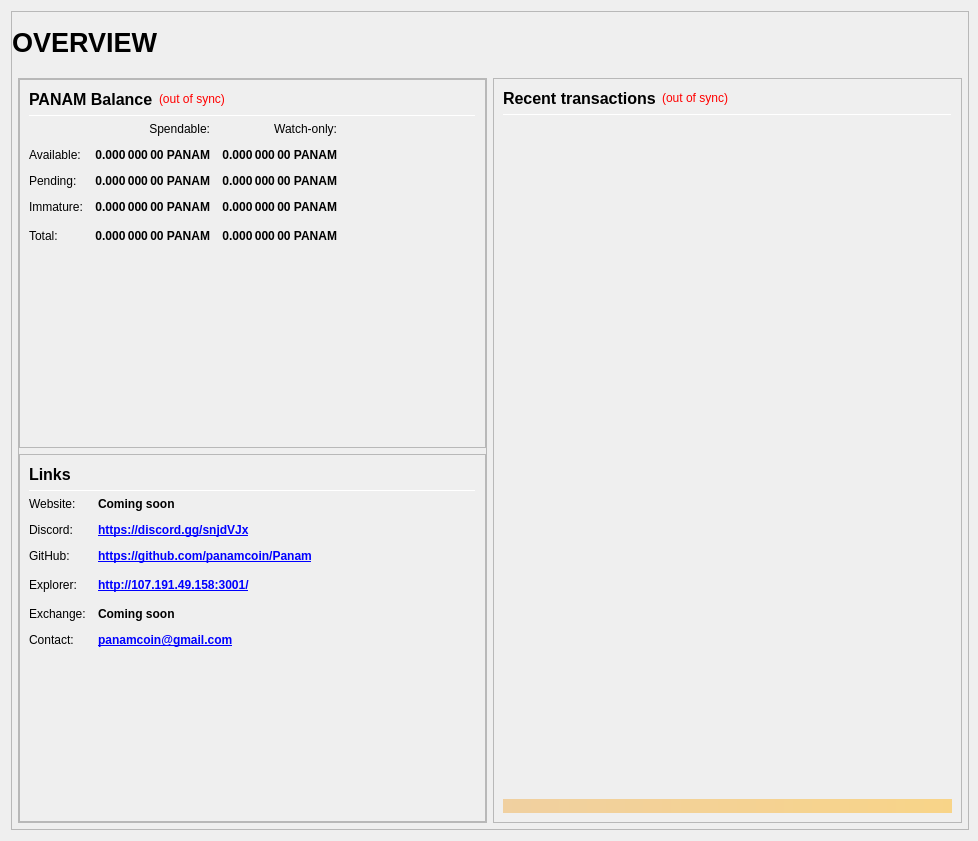
<?xml version="1.0" encoding="UTF-8"?>
<ui version="4.0">
 <class>OverviewPage</class>
 <widget class="QWidget" name="OverviewPage">
  <property name="geometry">
   <rect>
    <x>0</x>
    <y>0</y>
    <width>978</width>
    <height>841</height>
   </rect>
  </property>
  <property name="minimumSize">
   <size>
    <width>960</width>
    <height>682</height>
   </size>
  </property>
  <property name="windowTitle">
   <string>Form</string>
  </property>
  <layout class="QVBoxLayout" name="topLayout" stretch="1">
   <property name="rightMargin">
    <number>9</number>
   </property>
   <item>
    <widget class="QFrame" name="frame_BG">
     <property name="minimumSize">
      <size>
       <width>850</width>
       <height>610</height>
      </size>
     </property>
     <property name="maximumSize">
      <size>
       <width>16777215</width>
       <height>16777215</height>
      </size>
     </property>
     <property name="frameShape">
      <enum>QFrame::StyledPanel</enum>
     </property>
     <property name="frameShadow">
      <enum>QFrame::Raised</enum>
     </property>
     <layout class="QVBoxLayout" name="verticalLayout_3" stretch="1">
      <property name="leftMargin">
       <number>0</number>
      </property>
      <property name="topMargin">
       <number>0</number>
      </property>
      <property name="rightMargin">
       <number>0</number>
      </property>
      <property name="bottomMargin">
       <number>6</number>
      </property>
      <item>
       <layout class="QVBoxLayout" name="verticalLayout_Master" stretch="0,1">
        <property name="leftMargin">
         <number>0</number>
        </property>
        <property name="topMargin">
         <number>0</number>
        </property>
        <property name="rightMargin">
         <number>0</number>
        </property>
        <property name="bottomMargin">
         <number>0</number>
        </property>
        <item>
         <widget class="QFrame" name="frame_Header">
          <layout class="QVBoxLayout" name="verticalLayout_Header" stretch="0">
           <property name="leftMargin">
            <number>0</number>
           </property>
           <property name="topMargin">
            <number>0</number>
           </property>
           <property name="rightMargin">
            <number>0</number>
           </property>
           <property name="bottomMargin">
            <number>0</number>
           </property>
           <item>
            <layout class="QHBoxLayout" name="horizontalLayout_Header" stretch="1,0,1">
             <property name="spacing">
              <number>6</number>
             </property>
             <item>
              <widget class="QLabel" name="labelOverviewHeaderLeft">
               <property name="minimumSize">
                <size>
                 <width>464</width>
                 <height>60</height>
                </size>
               </property>
               <property name="maximumSize">
                <size>
                 <width>16777215</width>
                 <height>60</height>
                </size>
               </property>
               <property name="font">
                <font>
                 <pointsize>20</pointsize>
                 <weight>75</weight>
                 <bold>true</bold>
                </font>
               </property>
               <property name="text">
                <string>OVERVIEW</string>
               </property>
               <property name="alignment">
                <set>Qt::AlignLeading|Qt::AlignLeft|Qt::AlignVCenter</set>
               </property>
              </widget>
             </item>
             <item>
              <spacer name="horizontalSpacer_Header">
               <property name="orientation">
                <enum>Qt::Horizontal</enum>
               </property>
               <property name="sizeHint" stdset="0">
                <size>
                 <width>40</width>
                 <height>20</height>
                </size>
               </property>
              </spacer>
             </item>
             <item>
              <widget class="QLabel" name="labelOverviewHeaderRight">
               <property name="minimumSize">
                <size>
                 <width>464</width>
                 <height>60</height>
                </size>
               </property>
               <property name="maximumSize">
                <size>
                 <width>16777215</width>
                 <height>60</height>
                </size>
               </property>
               <property name="font">
                <font>
                 <pointsize>14</pointsize>
                </font>
               </property>
               <property name="text">
                <string/>
               </property>
               <property name="alignment">
                <set>Qt::AlignRight|Qt::AlignTrailing|Qt::AlignVCenter</set>
               </property>
              </widget>
             </item>
            </layout>
           </item>
          </layout>
         </widget>
        </item>
        <item>
         <widget class="QFrame" name="frame_Content">
          <layout class="QVBoxLayout" name="verticalLayout_Content">
           <property name="leftMargin">
            <number>6</number>
           </property>
           <property name="topMargin">
            <number>0</number>
           </property>
           <property name="rightMargin">
            <number>6</number>
           </property>
           <property name="bottomMargin">
            <number>0</number>
           </property>
           <item>
            <layout class="QHBoxLayout" name="horizontalLayout_Content" stretch="1,1">
             <property name="spacing">
              <number>6</number>
             </property>
             <item>
              <layout class="QVBoxLayout" name="verticalLayout_left" stretch="1">
               <item>
                <widget class="QFrame" name="frameObfuscation">
                 <property name="minimumSize">
                  <size>
                   <width>0</width>
                   <height>0</height>
                  </size>
                 </property>
                 <property name="frameShape">
                  <enum>QFrame::StyledPanel</enum>
                 </property>
                 <property name="frameShadow">
                  <enum>QFrame::Raised</enum>
                 </property>
                 <layout class="QVBoxLayout" name="verticalLayout" stretch="0,0,0,0">
                  <property name="leftMargin">
                   <number>0</number>
                  </property>
                  <property name="topMargin">
                   <number>0</number>
                  </property>
                  <property name="rightMargin">
                   <number>0</number>
                  </property>
                  <property name="bottomMargin">
                   <number>0</number>
                  </property>
                  <item>
                   <widget class="QFrame" name="frame_Balances">
                    <property name="frameShape">
                     <enum>QFrame::StyledPanel</enum>
                    </property>
                    <property name="frameShadow">
                     <enum>QFrame::Raised</enum>
                    </property>
                    <layout class="QVBoxLayout" name="verticalLayout_4">
                     <item>
                      <layout class="QHBoxLayout" name="horizontalLayout_4">
                       <item>
                        <widget class="QLabel" name="label_5">
                         <property name="minimumSize">
                          <size>
                           <width>0</width>
                           <height>20</height>
                          </size>
                         </property>
                         <property name="font">
                          <font>
                           <pointsize>12</pointsize>
                           <weight>75</weight>
                           <bold>true</bold>
                          </font>
                         </property>
                         <property name="text">
                          <string>PANAM Balance</string>
                         </property>
                        </widget>
                       </item>
                       <item>
                        <widget class="QLabel" name="labelWalletStatus">
                         <property name="cursor">
                          <cursorShape>WhatsThisCursor</cursorShape>
                         </property>
                         <property name="toolTip">
                          <string>The displayed information may be out of date. Your wallet automatically synchronizes with the KYD network after a connection is established, but this process has not completed yet.</string>
                         </property>
                         <property name="styleSheet">
                          <string notr="true">QLabel { color: red; }</string>
                         </property>
                         <property name="text">
                          <string notr="true">(out of sync)</string>
                         </property>
                         <property name="alignment">
                          <set>Qt::AlignLeading|Qt::AlignLeft|Qt::AlignVCenter</set>
                         </property>
                        </widget>
                       </item>
                       <item>
                        <spacer name="horizontalSpacer_3">
                         <property name="orientation">
                          <enum>Qt::Horizontal</enum>
                         </property>
                         <property name="sizeHint" stdset="0">
                          <size>
                           <width>40</width>
                           <height>20</height>
                          </size>
                         </property>
                        </spacer>
                       </item>
                      </layout>
                     </item>
                     <item>
                      <widget class="Line" name="line_Balance">
                       <property name="minimumSize">
                        <size>
                         <width>0</width>
                         <height>1</height>
                        </size>
                       </property>
                       <property name="maximumSize">
                        <size>
                         <width>16777215</width>
                         <height>1</height>
                        </size>
                       </property>
                       <property name="orientation">
                        <enum>Qt::Horizontal</enum>
                       </property>
                      </widget>
                     </item>
                     <item>
                      <layout class="QGridLayout" name="gridLayout">
                       <property name="spacing">
                        <number>12</number>
                       </property>
                       <item row="0" column="1">
                        <widget class="QLabel" name="labelSpendable">
                         <property name="text">
                          <string>Spendable:</string>
                         </property>
                         <property name="alignment">
                          <set>Qt::AlignRight|Qt::AlignTrailing|Qt::AlignVCenter</set>
                         </property>
                        </widget>
                       </item>
                       <item row="0" column="2">
                        <widget class="QLabel" name="labelWatchonly">
                         <property name="text">
                          <string>Watch-only:</string>
                         </property>
                         <property name="alignment">
                          <set>Qt::AlignRight|Qt::AlignTrailing|Qt::AlignVCenter</set>
                         </property>
                        </widget>
                       </item>
                       <item row="1" column="0">
                        <widget class="QLabel" name="labelBalanceText">
                         <property name="text">
                          <string>Available:</string>
                         </property>
                        </widget>
                       </item>
                       <item row="1" column="1">
                        <widget class="QLabel" name="labelBalance">
                         <property name="font">
                          <font>
                           <weight>75</weight>
                           <bold>true</bold>
                          </font>
                         </property>
                         <property name="cursor">
                          <cursorShape>IBeamCursor</cursorShape>
                         </property>
                         <property name="toolTip">
                          <string>Your current spendable balance</string>
                         </property>
                         <property name="text">
                          <string notr="true">0.000 000 00 PANAM</string>
                         </property>
                         <property name="alignment">
                          <set>Qt::AlignRight|Qt::AlignTrailing|Qt::AlignVCenter</set>
                         </property>
                         <property name="textInteractionFlags">
                          <set>Qt::LinksAccessibleByMouse|Qt::TextSelectableByKeyboard|Qt::TextSelectableByMouse</set>
                         </property>
                        </widget>
                       </item>
                       <item row="1" column="2">
                        <widget class="QLabel" name="labelWatchAvailable">
                         <property name="font">
                          <font>
                           <weight>75</weight>
                           <bold>true</bold>
                          </font>
                         </property>
                         <property name="cursor">
                          <cursorShape>IBeamCursor</cursorShape>
                         </property>
                         <property name="toolTip">
                          <string>Your current balance in watch-only addresses</string>
                         </property>
                         <property name="text">
                          <string notr="true">0.000 000 00 PANAM</string>
                         </property>
                         <property name="alignment">
                          <set>Qt::AlignRight|Qt::AlignTrailing|Qt::AlignVCenter</set>
                         </property>
                         <property name="textInteractionFlags">
                          <set>Qt::LinksAccessibleByMouse|Qt::TextSelectableByKeyboard|Qt::TextSelectableByMouse</set>
                         </property>
                        </widget>
                       </item>
                       <item row="2" column="0">
                        <widget class="QLabel" name="labelPendingText">
                         <property name="text">
                          <string>Pending:</string>
                         </property>
                        </widget>
                       </item>
                       <item row="2" column="1">
                        <widget class="QLabel" name="labelUnconfirmed">
                         <property name="font">
                          <font>
                           <weight>75</weight>
                           <bold>true</bold>
                          </font>
                         </property>
                         <property name="cursor">
                          <cursorShape>IBeamCursor</cursorShape>
                         </property>
                         <property name="toolTip">
                          <string>Total of transactions that have yet to be confirmed, and do not yet count toward the spendable balance</string>
                         </property>
                         <property name="text">
                          <string notr="true">0.000 000 00 PANAM</string>
                         </property>
                         <property name="alignment">
                          <set>Qt::AlignRight|Qt::AlignTrailing|Qt::AlignVCenter</set>
                         </property>
                         <property name="textInteractionFlags">
                          <set>Qt::LinksAccessibleByMouse|Qt::TextSelectableByKeyboard|Qt::TextSelectableByMouse</set>
                         </property>
                        </widget>
                       </item>
                       <item row="2" column="2">
                        <widget class="QLabel" name="labelWatchPending">
                         <property name="font">
                          <font>
                           <weight>75</weight>
                           <bold>true</bold>
                          </font>
                         </property>
                         <property name="cursor">
                          <cursorShape>IBeamCursor</cursorShape>
                         </property>
                         <property name="toolTip">
                          <string>Unconfirmed transactions to watch-only addresses</string>
                         </property>
                         <property name="text">
                          <string notr="true">0.000 000 00 PANAM</string>
                         </property>
                         <property name="alignment">
                          <set>Qt::AlignRight|Qt::AlignTrailing|Qt::AlignVCenter</set>
                         </property>
                         <property name="textInteractionFlags">
                          <set>Qt::LinksAccessibleByMouse|Qt::TextSelectableByKeyboard|Qt::TextSelectableByMouse</set>
                         </property>
                        </widget>
                       </item>
                       <item row="3" column="0">
                        <widget class="QLabel" name="labelImmatureText">
                         <property name="text">
                          <string>Immature:</string>
                         </property>
                        </widget>
                       </item>
                       <item row="3" column="1">
                        <widget class="QLabel" name="labelImmature">
                         <property name="font">
                          <font>
                           <weight>75</weight>
                           <bold>true</bold>
                          </font>
                         </property>
                         <property name="cursor">
                          <cursorShape>IBeamCursor</cursorShape>
                         </property>
                         <property name="toolTip">
                          <string>Staked or masternode rewards that has not yet matured</string>
                         </property>
                         <property name="text">
                          <string notr="true">0.000 000 00 PANAM</string>
                         </property>
                         <property name="alignment">
                          <set>Qt::AlignRight|Qt::AlignTrailing|Qt::AlignVCenter</set>
                         </property>
                         <property name="textInteractionFlags">
                          <set>Qt::LinksAccessibleByMouse|Qt::TextSelectableByKeyboard|Qt::TextSelectableByMouse</set>
                         </property>
                        </widget>
                       </item>
                       <item row="3" column="2">
                        <widget class="QLabel" name="labelWatchImmature">
                         <property name="font">
                          <font>
                           <weight>75</weight>
                           <bold>true</bold>
                          </font>
                         </property>
                         <property name="cursor">
                          <cursorShape>IBeamCursor</cursorShape>
                         </property>
                         <property name="toolTip">
                          <string>Staked or masternode rewards in watch-only addresses that has not yet matured</string>
                         </property>
                         <property name="text">
                          <string notr="true">0.000 000 00 PANAM</string>
                         </property>
                         <property name="alignment">
                          <set>Qt::AlignRight|Qt::AlignTrailing|Qt::AlignVCenter</set>
                         </property>
                         <property name="textInteractionFlags">
                          <set>Qt::LinksAccessibleByMouse|Qt::TextSelectableByKeyboard|Qt::TextSelectableByMouse</set>
                         </property>
                        </widget>
                       </item>
                 
                       <item row="4" column="0">
                        <widget class="QLabel" name="labelTotalText">
                         <property name="toolTip">
                          <string>Your current PANAM balance, unconfirmed and immature transactions included</string>
                         </property>
                         <property name="text">
                          <string>Total:</string>
                         </property>
                        </widget>
                       </item>
                       <item row="4" column="1">
                        <widget class="QLabel" name="labelTotal">
                         <property name="font">
                          <font>
                           <weight>75</weight>
                           <bold>true</bold>
                          </font>
                         </property>
                         <property name="cursor">
                          <cursorShape>IBeamCursor</cursorShape>
                         </property>
                         <property name="toolTip">
                          <string>Your current PANAM balance, unconfirmed and immature transactions included</string>
                         </property>
                         <property name="text">
                          <string notr="true">0.000 000 00 PANAM</string>
                         </property>
                         <property name="alignment">
                          <set>Qt::AlignRight|Qt::AlignTrailing|Qt::AlignVCenter</set>
                         </property>
                         <property name="textInteractionFlags">
                          <set>Qt::LinksAccessibleByMouse|Qt::TextSelectableByKeyboard|Qt::TextSelectableByMouse</set>
                         </property>
                        </widget>
                       </item>
                       <item row="4" column="2">
                        <widget class="QLabel" name="labelWatchTotal">
                         <property name="font">
                          <font>
                           <weight>75</weight>
                           <bold>true</bold>
                          </font>
                         </property>
                         <property name="cursor">
                          <cursorShape>IBeamCursor</cursorShape>
                         </property>
                         <property name="toolTip">
                          <string>Current total balance in watch-only addresses</string>
                         </property>
                         <property name="text">
                          <string notr="true">0.000 000 00 PANAM</string>
                         </property>
                         <property name="alignment">
                          <set>Qt::AlignRight|Qt::AlignTrailing|Qt::AlignVCenter</set>
                         </property>
                         <property name="textInteractionFlags">
                          <set>Qt::LinksAccessibleByMouse|Qt::TextSelectableByKeyboard|Qt::TextSelectableByMouse</set>
                         </property>
                        </widget>
                       </item>
                       <item row="4" column="3">
                        <spacer name="horizontalSpacer_9">
                         <property name="orientation">
                          <enum>Qt::Horizontal</enum>
                         </property>
                         <property name="sizeHint" stdset="0">
                          <size>
                           <width>40</width>
                           <height>20</height>
                          </size>
                         </property>
                        </spacer>
                       </item>
                      </layout>
                     </item>
                     <item>
                      <spacer name="verticalSpacer_3">
                       <property name="orientation">
                        <enum>Qt::Vertical</enum>
                       </property>
                       <property name="sizeHint" stdset="0">
                        <size>
                         <width>20</width>
                         <height>40</height>
                        </size>
                       </property>
                      </spacer>
                     </item>
                    </layout>
                   </widget>
                  </item>
                  <item>
                   <widget class="QFrame" name="frame_Links">
                    <property name="frameShape">
                     <enum>QFrame::StyledPanel</enum>
                    </property>
                    <property name="frameShadow">
                     <enum>QFrame::Raised</enum>
                    </property>
                    <layout class="QVBoxLayout" name="verticalLayout_Links">
                     <item>
                      <layout class="QHBoxLayout" name="horizontalLayout_Links_1" stretch="0,0">
                       <item>
                        <widget class="QLabel" name="label_Links_title">
                         <property name="minimumSize">
                          <size>
                           <width>0</width>
                           <height>20</height>
                          </size>
                         </property>
                         <property name="font">
                          <font>
                           <pointsize>12</pointsize>
                           <weight>75</weight>
                           <bold>true</bold>
                          </font>
                         </property>
                         <property name="text">
                          <string>Links</string>
                         </property>
                        </widget>
                       </item>
                       <item>
                        <spacer name="horizontalSpacer_Links_1">
                         <property name="orientation">
                          <enum>Qt::Horizontal</enum>
                         </property>
                         <property name="sizeHint" stdset="0">
                          <size>
                           <width>40</width>
                           <height>20</height>
                          </size>
                         </property>
                        </spacer>
                       </item>
                      </layout>
                     </item>
                     <item>
                      <widget class="Line" name="line_Links">
                       <property name="minimumSize">
                        <size>
                         <width>0</width>
                         <height>1</height>
                        </size>
                       </property>
                       <property name="maximumSize">
                        <size>
                         <width>16777215</width>
                         <height>1</height>
                        </size>
                       </property>
                       <property name="orientation">
                        <enum>Qt::Horizontal</enum>
                       </property>
                      </widget>
                     </item>
                     <item>
                      <layout class="QGridLayout" name="gridLayout_Links">
                       <property name="spacing">
                        <number>12</number>
                       </property>
                       <item row="1" column="0">
                        <widget class="QLabel" name="labelLinks1">
                         <property name="text">
                          <string>Website:</string>
                         </property>
                        </widget>
                       </item>
                       <item row="1" column="1">
                        <widget class="QLabel" name="labelLinksUrl1">
                         <property name="font">
                          <font>
                           <weight>75</weight>
                           <bold>true</bold>
                          </font>
                         </property>
                         <property name="text">
                          <string> Coming soon</string>
                         </property>
                         <property name="textFormat">
                          <enum>Qt::RichText</enum>
                         </property>
                         <property name="alignment">
                          <set>Qt::AlignLeading|Qt::AlignLeft|Qt::AlignVCenter</set>
                         </property>
                         <property name="openExternalLinks">
                          <bool>true</bool>
                         </property>
                        </widget>
                       </item>
                       <item row="2" column="0">
                        <widget class="QLabel" name="labelLinks2">
                         <property name="text">
                          <string>Discord:</string>
                         </property>
                        </widget>
                       </item>
                       <item row="2" column="1">
                        <widget class="QLabel" name="labelLinksUrl2">
                         <property name="font">
                          <font>
                           <weight>75</weight>
                           <bold>true</bold>
                          </font>
                         </property>
                         <property name="text">
                          <string notr="true">&lt;a href=&quot;https://discord.gg/snjdVJx&quot;&gt;https://discord.gg/snjdVJx&lt;/a&gt;</string>
                         </property>
                         <property name="alignment">
                          <set>Qt::AlignLeading|Qt::AlignLeft|Qt::AlignVCenter</set>
                         </property>
                         <property name="openExternalLinks">
                          <bool>true</bool>
                         </property>
                        </widget>
                       </item>
                       <item row="3" column="0">
                        <widget class="QLabel" name="labelLinks3">
                         <property name="text">
                          <string>GitHub:</string>
                         </property>
                        </widget>
                       </item>
                       <item row="3" column="1">
                        <widget class="QLabel" name="labelLinksUrl3">
                         <property name="font">
                          <font>
                           <weight>75</weight>
                           <bold>true</bold>
                          </font>
                         </property>
                         <property name="text">
                          <string notr="true">&lt;a href=&quot;https://github.com/panamcoin/Panam&quot;&gt;https://github.com/panamcoin/Panam&lt;/a&gt;</string>
                         </property>
                         <property name="alignment">
                           <set>Qt::AlignLeading|Qt::AlignLeft|Qt::AlignVCenter</set>
                         </property>
                         <property name="openExternalLinks">
                          <bool>true</bool>
                         </property>
                        </widget>
                       </item>
                       <item row="4" column="0">
                        <widget class="QLabel" name="labelLinks4">
                         <property name="text">
                          <string>Explorer:</string>
                         </property>
                        </widget>
                       </item>
                       <item row="4" column="1">
                        <widget class="QLabel" name="labelLinksUrl4">
                         <property name="font">
                          <font>
                           <weight>75</weight>
                           <bold>true</bold>
                          </font>
                         </property>
                         <property name="text">
                          <string notr="true">&lt;a href=&quot;http://107.191.49.158:3001/&quot;&gt;http://107.191.49.158:3001/&lt;/a&gt;</string>
                         </property>
                         <property name="alignment">
                           <set>Qt::AlignLeading|Qt::AlignLeft|Qt::AlignVCenter</set>
                         </property>
                         <property name="openExternalLinks">
                          <bool>true</bool>
                         </property>
                        </widget>
                       </item>
                       <item row="4" column="2">
                        <spacer name="horizontalSpacer_Links_2">
                         <property name="orientation">
                          <enum>Qt::Horizontal</enum>
                         </property>
                         <property name="sizeHint" stdset="0">
                          <size>
                           <width>40</width>
                           <height>20</height>
                          </size>
                         </property>
                        </spacer>
                       </item>
                       <item row="5" column="0">
                        <widget class="QLabel" name="labelLinks5">
                         <property name="text">
                          <string>Exchange:</string>
                         </property>
                        </widget>
                       </item>
                       <item row="5" column="1">
                        <widget class="QLabel" name="labelLinksUrl5">
                         <property name="font">
                          <font>
                           <weight>75</weight>
                           <bold>true</bold>
                          </font>
                         </property>
                         <property name="text">
                          <string>Coming soon</string>
                         </property>
                         <property name="alignment">
                           <set>Qt::AlignLeading|Qt::AlignLeft|Qt::AlignVCenter</set>
                         </property>
                         <property name="openExternalLinks">
                          <bool>true</bool>
                         </property>
                        </widget>
                       </item>
                       <item row="6" column="0">
                        <widget class="QLabel" name="labelLinks6">
                         <property name="text">
                          <string>Contact:</string>
                         </property>
                        </widget>
                       </item>
                       <item row="6" column="1">
                        <widget class="QLabel" name="labelLinksUrl6">
                         <property name="font">
                          <font>
                           <weight>75</weight>
                           <bold>true</bold>
                          </font>
                         </property>
                         <property name="text">
                          <string notr="true">&lt;a href=&quot;panamcoin@gmail.com&quot;&gt;panamcoin@gmail.com&lt;/a&gt;</string>
                         </property>
                         <property name="alignment">
                           <set>Qt::AlignLeading|Qt::AlignLeft|Qt::AlignVCenter</set>
                         </property>
                         <property name="openExternalLinks">
                          <bool>true</bool>
                         </property>
                        </widget>
                       </item>
                      </layout>
                     </item>
                     <item>
                      <spacer name="verticalSpacer_4">
                       <property name="orientation">
                        <enum>Qt::Vertical</enum>
                       </property>
                       <property name="sizeHint" stdset="0">
                        <size>
                         <width>20</width>
                         <height>40</height>
                        </size>
                       </property>
                      </spacer>
                     </item>
                    </layout>
                   </widget>
                  </item>
                 </layout>
                </widget>
               </item>
              </layout>
             </item>
             <item>
              <layout class="QVBoxLayout" name="verticalLayout_right" stretch="1">
               <item>
                <widget class="QFrame" name="frame_RecentTransactions">
                 <property name="minimumSize">
                  <size>
                   <width>0</width>
                   <height>0</height>
                  </size>
                 </property>
                 <property name="frameShape">
                  <enum>QFrame::StyledPanel</enum>
                 </property>
                 <property name="frameShadow">
                  <enum>QFrame::Raised</enum>
                 </property>
                 <layout class="QVBoxLayout" name="verticalLayout_1" stretch="0,0,0,0,0">
                  <item>
                   <layout class="QHBoxLayout" name="horizontalLayout_2">
                    <item>
                     <widget class="QLabel" name="label_4">
                      <property name="minimumSize">
                       <size>
                        <width>0</width>
                        <height>20</height>
                       </size>
                      </property>
                      <property name="font">
                       <font>
                        <pointsize>12</pointsize>
                        <weight>75</weight>
                        <bold>true</bold>
                       </font>
                      </property>
                      <property name="text">
                       <string>Recent transactions</string>
                      </property>
                     </widget>
                    </item>
                    <item>
                     <widget class="QLabel" name="labelTransactionsStatus">
                      <property name="cursor">
                       <cursorShape>WhatsThisCursor</cursorShape>
                      </property>
                      <property name="toolTip">
                       <string>The displayed information may be out of date. Your wallet automatically synchronizes with the PANAM network after a connection is established, but this process has not completed yet.</string>
                      </property>
                      <property name="styleSheet">
                       <string notr="true">QLabel { color: red; }</string>
                      </property>
                      <property name="text">
                       <string notr="true">(out of sync)</string>
                      </property>
                      <property name="alignment">
                       <set>Qt::AlignRight|Qt::AlignTrailing|Qt::AlignVCenter</set>
                      </property>
                     </widget>
                    </item>
                    <item>
                     <spacer name="horizontalSpacer">
                      <property name="orientation">
                       <enum>Qt::Horizontal</enum>
                      </property>
                      <property name="sizeHint" stdset="0">
                       <size>
                        <width>40</width>
                        <height>20</height>
                       </size>
                      </property>
                     </spacer>
                    </item>
                   </layout>
                  </item>
                  <item>
                   <widget class="Line" name="line">
                    <property name="minimumSize">
                     <size>
                      <width>0</width>
                      <height>1</height>
                     </size>
                    </property>
                    <property name="maximumSize">
                     <size>
                      <width>16777215</width>
                      <height>1</height>
                     </size>
                    </property>
                    <property name="orientation">
                     <enum>Qt::Horizontal</enum>
                    </property>
                   </widget>
                  </item>
                  <item>
                   <widget class="QListView" name="listTransactions">
                    <property name="minimumSize">
                     <size>
                      <width>0</width>
                      <height>0</height>
                     </size>
                    </property>
                    <property name="styleSheet">
                     <string notr="true">QListView { background: transparent; }</string>
                    </property>
                    <property name="frameShape">
                     <enum>QFrame::NoFrame</enum>
                    </property>
                    <property name="verticalScrollBarPolicy">
                     <enum>Qt::ScrollBarAlwaysOff</enum>
                    </property>
                    <property name="horizontalScrollBarPolicy">
                     <enum>Qt::ScrollBarAlwaysOff</enum>
                    </property>
                    <property name="selectionMode">
                     <enum>QAbstractItemView::NoSelection</enum>
                    </property>
                   </widget>
                  </item>
                  <item>
                   <spacer name="verticalSpacer_2">
                    <property name="orientation">
                     <enum>Qt::Vertical</enum>
                    </property>
                    <property name="sizeType">
                     <enum>QSizePolicy::Expanding</enum>
                    </property>
                    <property name="sizeHint" stdset="0">
                     <size>
                      <width>20</width>
                      <height>40</height>
                     </size>
                    </property>
                   </spacer>
                  </item>
                  <item>
                   <widget class="QLabel" name="labelAlerts">
                    <property name="maximumSize">
                     <size>
                      <width>16777215</width>
                      <height>16777215</height>
                     </size>
                    </property>
                    <property name="styleSheet">
                     <string notr="true">background-color: qlineargradient(x1: 0, y1: 0, x2: 1, y2: 0, stop:0 #F0D0A0, stop:1 #F8D488); color:#000000;</string>
                    </property>
                    <property name="text">
                     <string/>
                    </property>
                    <property name="wordWrap">
                     <bool>true</bool>
                    </property>
                    <property name="margin">
                     <number>3</number>
                    </property>
                   </widget>
                  </item>
                 </layout>
                </widget>
               </item>
              </layout>
             </item>
            </layout>
           </item>
          </layout>
         </widget>
        </item>
       </layout>
      </item>
     </layout>
    </widget>
   </item>
  </layout>
 </widget>
 <resources/>
 <connections/>
</ui>
